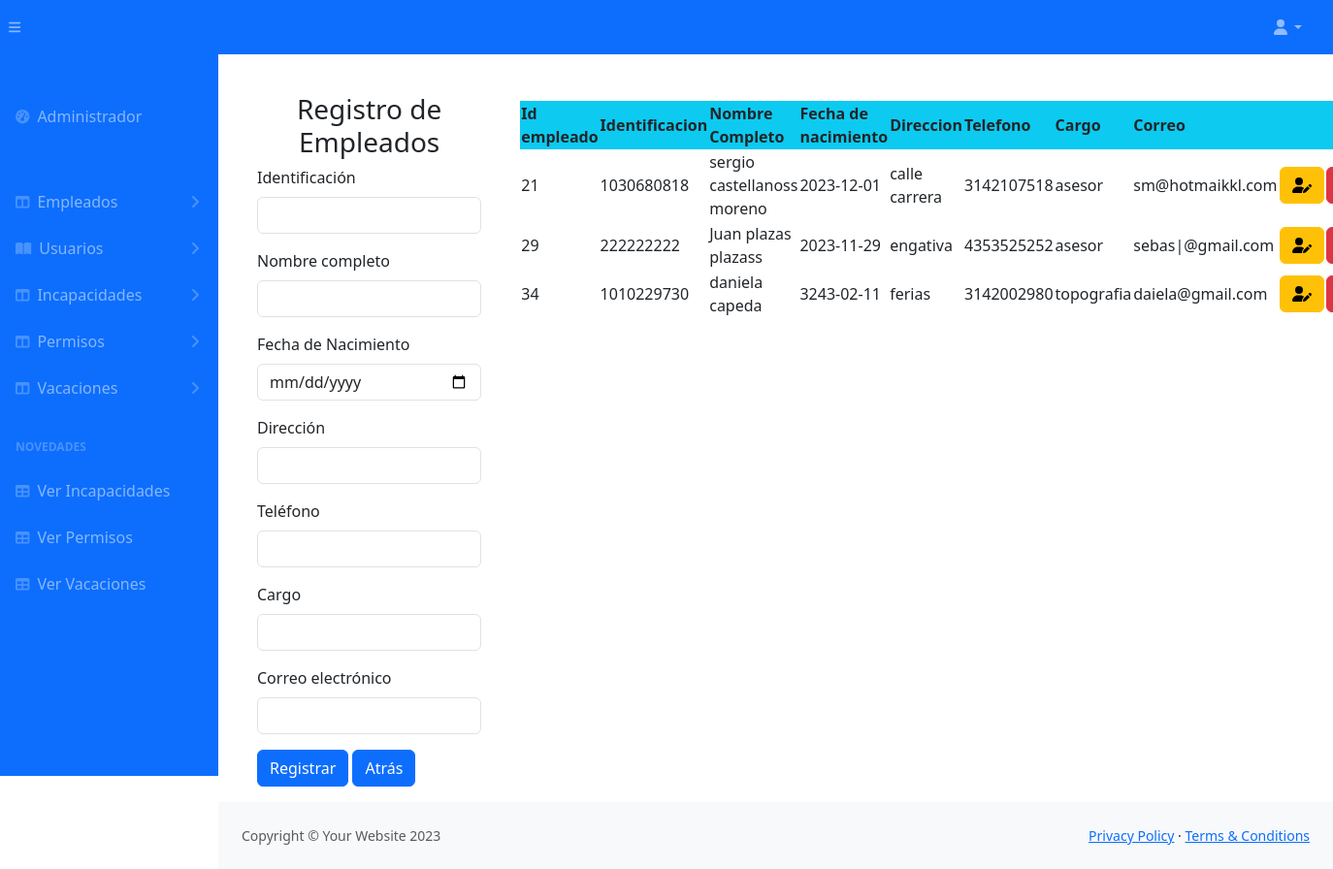
The page /inicio.php (signed in) on the database its author committed.
### tables this page shows
CREATE TABLE `empleado` (
  `id_empleado` int(11) NOT NULL,
  `identificacion` int(11) NOT NULL,
  `nombre_completo` varchar(50) DEFAULT NULL,
  `fecha_nacimiento` date DEFAULT NULL,
  `direccion` varchar(50) DEFAULT NULL,
  `telefono` varchar(15) DEFAULT NULL,
  `cargo` varchar(20) DEFAULT NULL,
  `correo` varchar(50) DEFAULT NULL
);

### inicio.php (the view, shortened to what this page needs)
<!DOCTYPE html>
<html lang="es">
    <head>
        <link href="css/styles1.css" rel="stylesheet" />
        <link href="https://cdn.jsdelivr.net/npm/bootstrap@5.3.2/dist/css/bootstrap.min.css" rel="stylesheet">
        <link rel="stylesheet" type="text/css" href="https://cdn.datatables.net/1.10.24/css/jquery.dataTables.css">
    </head>
    <body class="sb-nav-fixed">
        <nav class="sb-topnav navbar navbar-expand navbar-dark bg-primary">
            <button class="btn btn-link btn-sm order-1 order-lg-0 me-4 me-lg-0" id="sidebarToggle" href="#!"><i class="fas fa-bars"></i></button>
            <ul class="navbar-nav ms-auto ms-md-0 me-3 me-lg-4">
                <li class="nav-item dropdown">
                    <a class="nav-link dropdown-toggle" id="navbarDropdown" href="#" role="button" data-bs-toggle="dropdown" aria-expanded="false"><i class="fas fa-user fa-fw"></i></a>
                </li>
            </ul>
        </nav>
        <div id="layoutSidenav">
            <div id="layoutSidenav_nav">
                <nav class="sb-sidenav accordion sb-sidenav-dark bg-primary" id="sidenavAccordion">
                    <div class="sb-sidenav-menu">
                        <div class="nav">
                            <div class="sb-sidenav-menu-heading "></div>
                            <a class="nav-link" href="admin.php">
                                <div class="sb-nav-link-icon "><i class="fas fa-tachometer-alt"></i></div>
                                Administrador
                            </a>
                            <div class="sb-sidenav-menu-heading"></div>
                            <a class="nav-link collapsed" href="#" data-bs-toggle="collapse" data-bs-target="#collapseLayouts" aria-expanded="false" aria-controls="collapseLayouts">
                                <div class="sb-nav-link-icon"><i class="fas fa-columns"></i></div>
                                Empleados
                                <div class="sb-sidenav-collapse-arrow"><i class="fas fa-angle-down"></i></div>
                            </a>
                            <a class="nav-link collapsed" href="#" data-bs-toggle="collapse" data-bs-target="#collapsePages" aria-expanded="false" aria-controls="collapsePages">
                                <div class="sb-nav-link-icon"><i class="fas fa-book-open"></i></div>
                                Usuarios
                                <div class="sb-sidenav-collapse-arrow"><i class="fas fa-angle-down"></i></div>
                            </a>
                            <a class="nav-link collapsed" href="#" data-bs-toggle="collapse" data-bs-target="#collapsePages1" aria-expanded="false" aria-controls="collapsePages">
                                <div class="sb-nav-link-icon"><i class="fas fa-columns"></i></div>
                                Incapacidades
                                <div class="sb-sidenav-collapse-arrow"><i class="fas fa-angle-down"></i></div>
                            </a>
                            <a class="nav-link collapsed" href="#" data-bs-toggle="collapse" data-bs-target="#collapsePages2" aria-expanded="false" aria-controls="collapsePages">
                                <div class="sb-nav-link-icon"><i class="fas fa-columns"></i></div>
                                Permisos
                                <div class="sb-sidenav-collapse-arrow"><i class="fas fa-angle-down"></i></div>
                            </a>
                            <a class="nav-link collapsed" href="#" data-bs-toggle="collapse" data-bs-target="#collapsePages3" aria-expanded="false" aria-controls="collapsePages">
                                <div class="sb-nav-link-icon"><i class="fas fa-columns"></i></div>
                                Vacaciones
                                <div class="sb-sidenav-collapse-arrow"><i class="fas fa-angle-down"></i></div>
                            </a>
                            <div class="sb-sidenav-menu-heading">Novedades</div>
                            <a class="nav-link" href="ver_incapacidad.php">
                                <div class="sb-nav-link-icon"><i class="fas fa-table"></i></div>
                                Ver Incapacidades
                            </a>
                            <a class="nav-link" href="ver_permiso.php">
                                <div class="sb-nav-link-icon"><i class="fas fa-table"></i></div>
                                Ver Permisos
                            </a>
                            <a class="nav-link" href="ver_incapacidad.php">
                                <div class="sb-nav-link-icon"><i class="fas fa-table"></i></div>
                                Ver Vacaciones
                            </a>
                        </div>
                    </div>
                </nav>
            </div>
            <div id="layoutSidenav_content">
                <main>
                    <div class="container-fluid px-4">
                        <div class="container-fluid row">
<div class="container-fluid row">
<div class="col-3 p-3 ">
<form id="rempleados" class="needs-validation" method="POST" novalidate>
    <h3 class="text-center text-secundary ">Registro de Empleados</h3>
  <div class="mb-3">
    <label for="id_emp" class="form-label">Identificación</label>
    <input type="text" class="form-control" name="identificacion" id="id_emp" pattern="[0-9]{1,10}" value="" required>
  </div>
  <div class="mb-3">
    <label for="exampleInputEmail1" class="form-label">Nombre completo</label>
    <input type="text" class="form-control" id="name"  name="nombre_completo" required>
  </div>
  <div class="mb-3">
    <label for="exampleInputEmail1" class="form-label">Fecha de Nacimiento</label>
    <input type="date" class="form-control" name="fecha_nacimiento" required>
  </div>
  <div class="mb-3">
    <label for="exampleInputEmail1" class="form-label">Dirección</label>
    <input type="text" class="form-control" name="direccion" required>
  </div>
  <div class="mb-3">
    <label for="exampleInputEmail1" class="form-label">Teléfono</label>
    <input type="text" class="form-control" name="telefono" id="tel" pattern="[0-9]{1,10}" value="" required>
  </div>
 <div class="mb-3">
    <label for="exampleInputEmail1" class="form-label">Cargo</label>
    <input type="text" class="form-control" id="cargo" pattern="^[a-zA-Z\s]+$" name="cargo" required>
    </div>
  <div class="mb-3">
    <label for="exampleInputEmail1" class="form-label">Correo electrónico</label>
    <input type="email" class="form-control" id="mail" name="correo" pattern="[a-z0-9._%+-]+@[a-z0-9.-]+\.[a-z]{2,}$" required>
  </div>
  <button type="submit" class="btn btn-primary" name="btnregistrare" value="ok">Registrar</button>
  <a class="btn btn-primary" href="admin.php" role="button">Atrás</a>
  </form>
    </div>
<div class=" col-6 p-4">
<table  class="display nowrap" style="width:100%"  id="">
  <thead class="bg-info bg-info">
    <tr>
      <th scope="col">Id empleado</th>
      <th scope="col">Identificacion</th>
      <th scope="col">Nombre Completo</th>
      <th scope="col">Fecha de nacimiento</th>
      <th scope="col">Direccion</th>
      <th scope="col">Telefono</th>
      <th scope="col">Cargo</th>
      <th scope="col">Correo</th>
      <th scope="col"></th>
      <th scope="col"></th>
    </tr>
  </thead>
  <tbody>
    <?php
    include "conexion.php";
    $sql=$conexion->query(" select * from empleado ");
    while($datos = $sql->fetch_object()) { ?>
     <tr>
      <td><?=$datos->id_empleado?></td>
      <td><?=$datos->identificacion?></td>
      <td><?=$datos->nombre_completo?></td>
      <td><?=$datos->fecha_nacimiento?></td>
      <td><?=$datos->direccion?></td>
      <td><?=$datos->telefono?></td>
      <td><?=$datos->cargo?></td>
      <td><?=$datos->correo?></td>
      <td>
        <a href="actualizar_empleado.php? id_empleado=<?= $datos->id_empleado?>" class="btn btn-small btn-warning"><i class="fa-solid fa-user-pen"></i></a></td>
        <td><a onclick="return eliminar()" href="inicio.php?id_empleado=<?= $datos->id_empleado?>" class="btn btn-small btn-danger"><i class="fa-solid fa-trash"></i></a>
        </td>
    </tr>
    <?php }
    ?>
</tbody>
</table>
</div>
</div>
</main>
<footer class="py-4 bg-light mt-auto">
                    <div class="container-fluid px-4">
                        <div class="d-flex align-items-center justify-content-between small">
                            <div class="text-muted">Copyright &copy; Your Website 2023</div>
                            <div>
                                <a href="#">Privacy Policy</a>
                                &middot;
                                <a href="#">Terms &amp; Conditions</a>
                            </div>
                        </div>
                    </div>
                </footer>
            </div>
        </div>
  </body>
</html>

### rows shown on the page
empleado: id_empleado "21", identificacion "1030680818", nombre_completo "sergio castellanoss moreno", fecha_nacimiento "2023-12-01", direccion "calle carrera", telefono "3142107518", cargo "asesor", correo "sm@hotmaikkl.com"
empleado: id_empleado "29", identificacion "222222222", nombre_completo "Juan plazas plazass", fecha_nacimiento "2023-11-29", direccion "engativa", telefono "4353525252", cargo "asesor", correo "sebas|@gmail.com"
empleado: id_empleado "34", identificacion "1010229730", nombre_completo "daniela capeda", fecha_nacimiento "3243-02-11", direccion "ferias", telefono "3142002980", cargo "topografia", correo "daiela@gmail.com"
